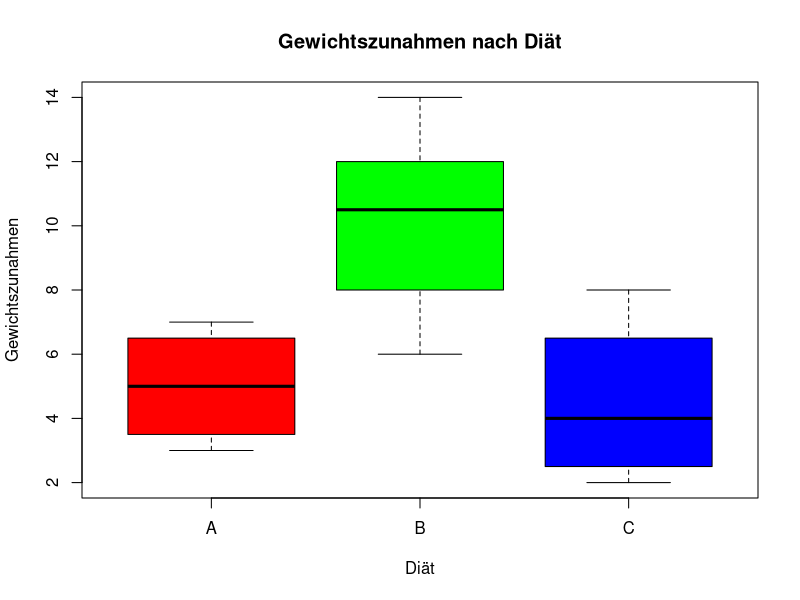

The R script that drew this image:
## ---- chunk 1
# ANOVA händische durchführung
gains <- list(
  A = c(3, 6, 7, 4),
  B = c(10, 12, 11, 14, 8, 6),
  C = c(8, 3, 2, 5))

# Überblick über die Daten / Farben nach Diet
str(gains)
boxplot(gains, col = c("red", "green", "blue"), 
        ylab = "Gewichtszunahmen",
        xlab = "Diät",
        main = "Gewichtszunahmen nach Diät")

# Hypothesen
# H0: mu_a = mu_b = mu_c
# H1: mu_i != mu_j (für mindestens ein Paar i,j)

# Berechnung der Mittelwerte
mean_total = mean(unlist(gains))

# Berechnung der Quadratsummen
qs_between <- 0
for (group in gains) {
  group_mean <- mean(group)
  n <- length(group)
  qs_between <- qs_between + n * (group_mean - mean_total)^2
}

qs_within <- 0
for (group in gains) {
  group_mean <- mean(group)
  for (value in group) {
    qs_within <- qs_within + (value - group_mean)^2
  }
}

qs_total <- sum((unlist(gains) - mean_total)^2)

# Prüfung der Quadratsummen
round(qs_total, 2)==round(qs_between + qs_within, 2)

# Überprüfen der Vorraussetzungen

# Normalverteilung
for (group in gains) {
  print(shapiro.test(group))
}

# Varianzhomogenität (Barlet-Test)
bartlett.test(gains)

# Freiheitsgrade
df_between <- length(gains) - 1
df_within <- length(unlist(gains)) - length(gains)
df_total <- length(unlist(gains)) - 1

# Berechnung der Varianzen (Mittlere Quadratsummen)
ms_total <- qs_total / df_total
ms_between <- qs_between / df_between
ms_within <- qs_within / df_within

# Berechnung des F-Wertes
f_value <- ms_between / ms_within

# kritischer F-Wert aus Tabelle
alpha <- 0.05
f_critical <- qf(1 - alpha, df_between, df_within,lower.tail = F)

# Ergebnis
if (f_value > f_critical) {
  print("H0 wird verworfen")
} else {
  print("H0 wird nicht verworfen")
}

# p-Wert
p_value <- pf(f_value, df_between, df_within, lower.tail = F)

# Überprüfung mit R
diet <- factor(rep(names(gains), times = sapply(gains, length)))
all_gains <- unlist(gains)

aov_result <- aov(all_gains ~ diet)
summary(aov_result)

# Effektgröße
eta_squared <- qs_between / qs_total

## ---- chunk 2
# Daten einlesen
library(readxl)
birthwt <- read_excel("UE3 Daten/birthwt_aov.xlsx")

# Überblick über die Daten
str(birthwt)
summary(birthwt)



